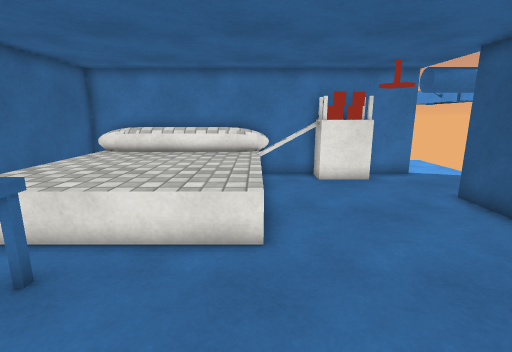
view 1 (above)

13 first-person views from a walk through a scene from a Unity 3-D project. The camera is 1.5 m above the floor, tilts 12° down and sees 85° across. The floor is counted in squares, 0.5 m on a side. Each view is taken from the middle of a square. On the plan, view 1 faces up. The plan holds only what a view shows up to about 20 squares ahead; the rest is blank. The place goes on beyond the plan. The player is left out. Surface patterns are stand-ins for the level's own textures.

view 2
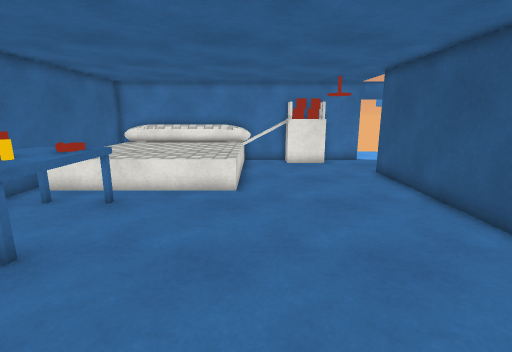

view 3
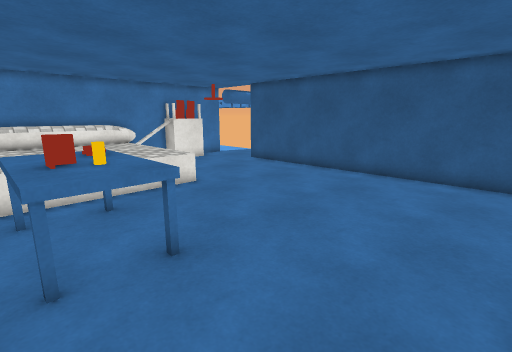

view 4
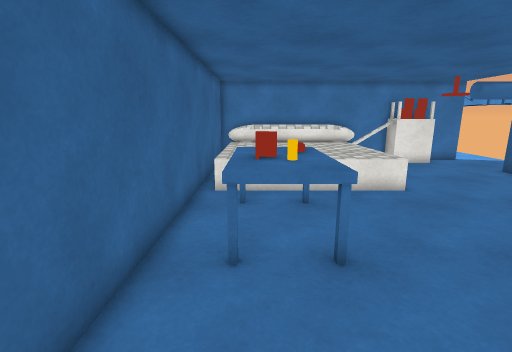

view 5
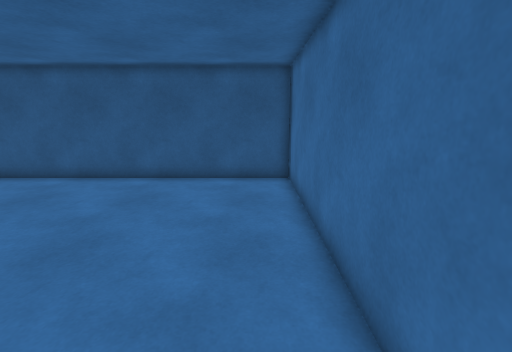

view 6
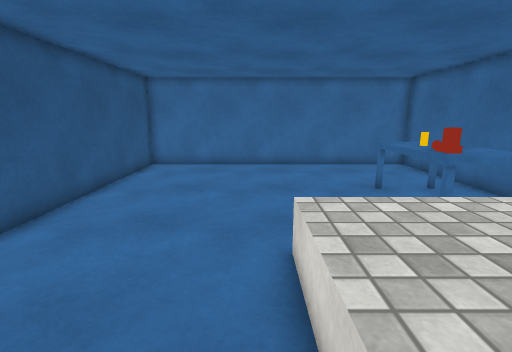

view 7
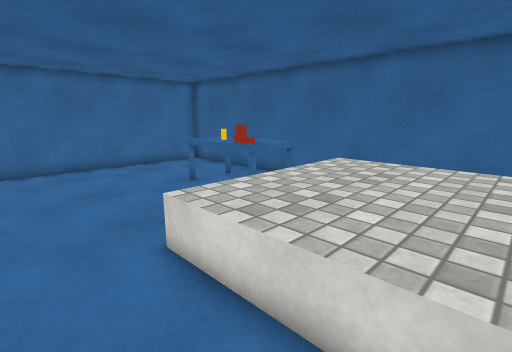

view 8
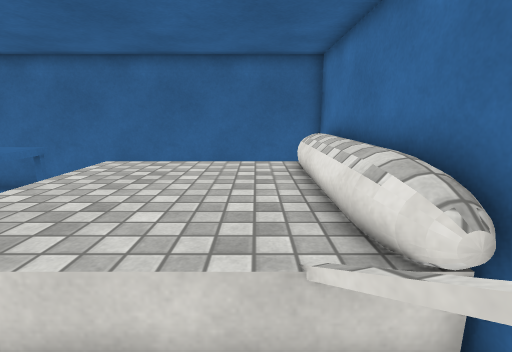

view 9
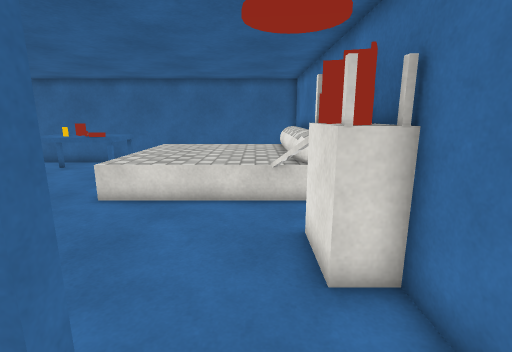

view 10
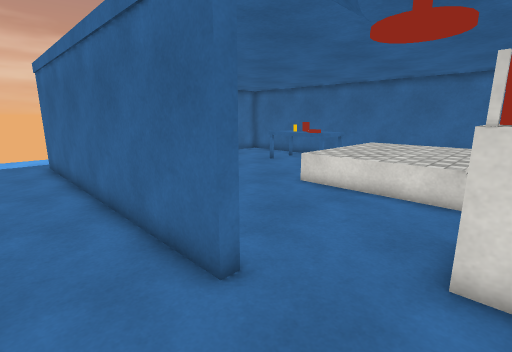

view 11
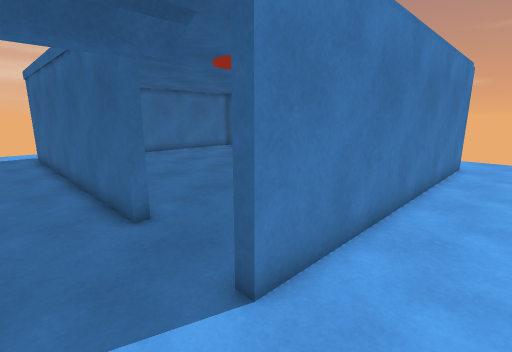

view 12
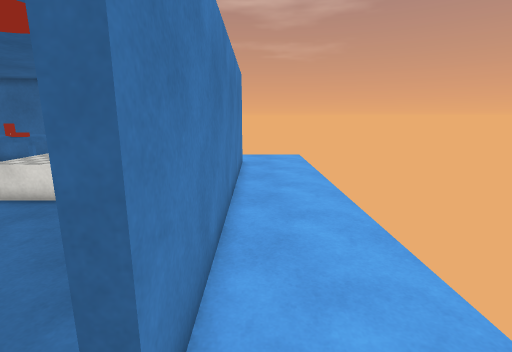

view 13
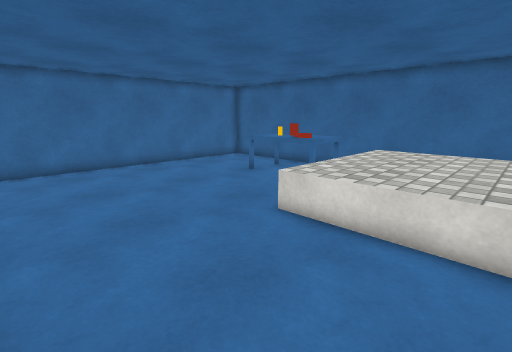

### Floor plan
Key: @ floor where view 1 was taken; # wall or solid block; . floor; = window, fence, low wall or low ledge; ^ raised ledge; T table; C cylinder; O other object.
Columns run from 12 left of view 1 to 14 right of it. Each row starts with its distance up from view 1.
 19    .................     OO
 18    .................  .. O
 17 ..................... ..
 16 ........................
 15 ...##################...
 14    ###^^^^^^#=##OOO  ...
 13    #^^^^^^^^^=#OOO......
 12    #^^^^^^^^^...........
 11    #^^^^^^^^^...........
 10    #^^^^^^^^^.......#...
  9    #^^^^^^^^^.......#...
  8    #^^^^^^^^^.......#...
  7    #^^^^^^^^^.......#...
  6    ##^^^^^^^^.......#...
  5    ##TTTT...........#...
  4    ##TTTT...........#...
  3    ##TTTT...........#...
  2    ##TTCT...........#...
  1    ##TTTT...........#...
  0    ##TTTT...@.......#...
 -1    ##...............#...
 -2    ##...............#..
 -3    # ...............#..
 -4    # ...............#..
 -5    # ...............#..
 -6    ##################..
 -7                     ...
 -8                     ...
 -9                     ...
-10                     ...

Positions as (right, up) in squares from view 1, and headings:
1: (0, 0), facing up
2: (1, -5), facing up
3: (-7, -5), facing up-right
4: (-6, -5), facing up
5: (-6, -4), facing right
6: (1, 12), facing down
7: (3, 12), facing down-left
8: (3, 12), facing left
9: (10, 12), facing left
10: (11, 14), facing down-left
11: (11, 18), facing down-left
12: (10, 16), facing left
13: (7, 12), facing down-left
